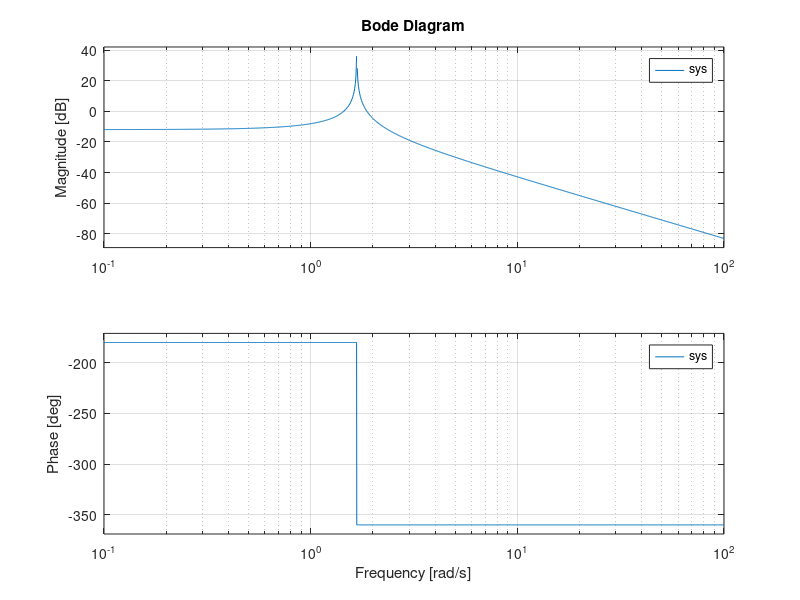
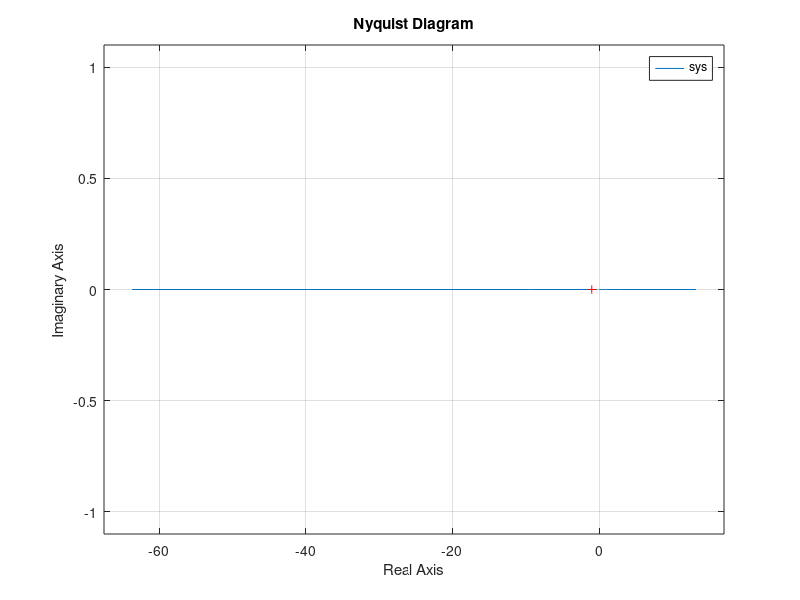

These charts were generated, in order, by the following MATLAB code:
clear
close all
clc

I0 = 2;
Z0 = 22 * 10^-3;
L1 = 6.73;
alpha = 2.06;

ki = (I0 * L1 * alpha) / (1 + alpha * Z0) ^2;
kz = -(I0 ^2 * L1 * alpha ^2) / (1 + alpha * Z0) ^3;
m = 35.8;

num =  ki ;
den = [(-m) 0 kz];

sys = tf(num,den);

figure;
bode(sys)
grid on
figure;
nyquist(sys)
grid on